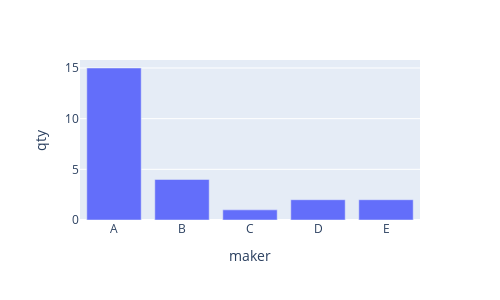

Notebook cell for this chart:
### Code cell
# task7 (lesson4)
# По предыдущему view (count_products_by_makers) сделать график в colab (X: maker, y: count)

df = pd.read_sql_query("""select * from count_products_by_makers""", conn)
fig = px.bar(x = df.maker.to_list(), y = df.qty.to_list(), labels={'x':'maker', 'y':'qty'}, width=500, height=300)
fig.show()

### Figure 1 — Plotly figure (JSON) as saved in the notebook; plotly's stock layout.template omitted (floating-point values rounded to 4 significant figures)
{"data": [{"alignmentgroup": "True", "hovertemplate": "maker=%{x}<br>qty=%{y}<extra></extra>", "legendgroup": "", "marker": {"color": "#636efa", "pattern": {"shape": ""}}, "name": "", "offsetgroup": "", "orientation": "v", "showlegend": false, "textposition": "auto", "type": "bar", "x": ["A", "B", "C", "D", "E"], "xaxis": "x", "y": [15, 4, 1, 2, 2], "yaxis": "y"}], "layout": {"barmode": "relative", "height": 300, "legend": {"tracegroupgap": 0}, "margin": {"t": 60}, "width": 500, "xaxis": {"anchor": "y", "domain": [0, 1], "title": {"text": "maker"}}, "yaxis": {"anchor": "x", "domain": [0, 1], "title": {"text": "qty"}}}}
